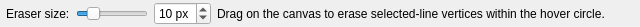
<?xml version="1.0" encoding="UTF-8"?>
<ui version="4.0">
 <class>EraserToolOptions_Widget</class>
 <widget class="QWidget" name="EraserToolOptions_Widget">
  <property name="geometry">
   <rect>
    <x>0</x>
    <y>0</y>
    <width>640</width>
    <height>24</height>
   </rect>
  </property>
  <layout class="QHBoxLayout" name="horizontalLayout">
   <property name="leftMargin">
    <number>6</number>
   </property>
   <property name="topMargin">
    <number>2</number>
   </property>
   <property name="rightMargin">
    <number>6</number>
   </property>
   <property name="bottomMargin">
    <number>2</number>
   </property>
   <item>
    <widget class="QLabel" name="eraser_size_label">
     <property name="text">
      <string>Eraser size:</string>
     </property>
    </widget>
   </item>
   <item>
    <widget class="QSlider" name="eraser_size_slider">
     <property name="minimum">
      <number>1</number>
     </property>
     <property name="maximum">
      <number>50</number>
     </property>
     <property name="value">
      <number>10</number>
     </property>
     <property name="orientation">
      <enum>Qt::Orientation::Horizontal</enum>
     </property>
     <property name="minimumWidth">
      <number>120</number>
     </property>
    </widget>
   </item>
   <item>
    <widget class="QSpinBox" name="eraser_size_spinbox">
     <property name="minimum">
      <number>1</number>
     </property>
     <property name="maximum">
      <number>50</number>
     </property>
     <property name="value">
      <number>10</number>
     </property>
     <property name="suffix">
      <string> px</string>
     </property>
    </widget>
   </item>
   <item>
    <widget class="QLabel" name="instruction_label">
     <property name="text">
      <string>Drag on the canvas to erase selected-line vertices within the hover circle.</string>
     </property>
     <property name="wordWrap">
      <bool>false</bool>
     </property>
    </widget>
   </item>
   <item>
    <spacer name="horizontalSpacer">
     <property name="orientation">
      <enum>Qt::Orientation::Horizontal</enum>
     </property>
     <property name="sizeHint" stdset="0">
      <size>
       <width>40</width>
       <height>20</height>
      </size>
     </property>
    </spacer>
   </item>
  </layout>
 </widget>
 <resources/>
 <connections/>
</ui>
